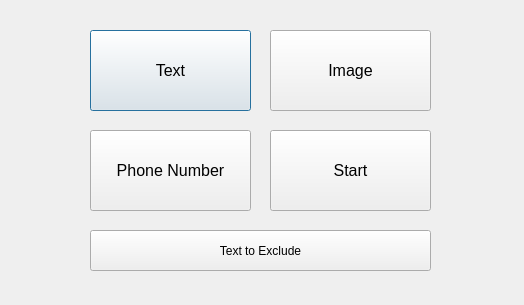
<?xml version="1.0" encoding="UTF-8"?>
<ui version="4.0">
 <class>Dialog</class>
 <widget class="QDialog" name="Dialog">
  <property name="geometry">
   <rect>
    <x>0</x>
    <y>0</y>
    <width>524</width>
    <height>305</height>
   </rect>
  </property>
  <property name="windowTitle">
   <string>Whatsapp Spam Automation</string>
  </property>
  <widget class="QPushButton" name="pushButton">
   <property name="geometry">
    <rect>
     <x>90</x>
     <y>30</y>
     <width>161</width>
     <height>81</height>
    </rect>
   </property>
   <property name="font">
    <font>
     <pointsize>12</pointsize>
    </font>
   </property>
   <property name="text">
    <string>Text</string>
   </property>
   <property name="autoDefault">
    <bool>true</bool>
   </property>
   <property name="flat">
    <bool>false</bool>
   </property>
  </widget>
  <widget class="QPushButton" name="pushButton_2">
   <property name="geometry">
    <rect>
     <x>270</x>
     <y>30</y>
     <width>161</width>
     <height>81</height>
    </rect>
   </property>
   <property name="font">
    <font>
     <pointsize>12</pointsize>
    </font>
   </property>
   <property name="text">
    <string>Image</string>
   </property>
   <property name="autoDefault">
    <bool>true</bool>
   </property>
   <property name="flat">
    <bool>false</bool>
   </property>
  </widget>
  <widget class="QPushButton" name="pushButton_3">
   <property name="geometry">
    <rect>
     <x>270</x>
     <y>130</y>
     <width>161</width>
     <height>81</height>
    </rect>
   </property>
   <property name="font">
    <font>
     <pointsize>12</pointsize>
    </font>
   </property>
   <property name="text">
    <string>Start</string>
   </property>
   <property name="autoDefault">
    <bool>true</bool>
   </property>
   <property name="flat">
    <bool>false</bool>
   </property>
  </widget>
  <widget class="QPushButton" name="pushButton_4">
   <property name="geometry">
    <rect>
     <x>90</x>
     <y>130</y>
     <width>161</width>
     <height>81</height>
    </rect>
   </property>
   <property name="font">
    <font>
     <pointsize>12</pointsize>
    </font>
   </property>
   <property name="text">
    <string>Phone Number</string>
   </property>
   <property name="autoDefault">
    <bool>true</bool>
   </property>
   <property name="flat">
    <bool>false</bool>
   </property>
  </widget>
  <widget class="QPushButton" name="pushButton_5">
   <property name="geometry">
    <rect>
     <x>90</x>
     <y>230</y>
     <width>341</width>
     <height>41</height>
    </rect>
   </property>
   <property name="text">
    <string>Text to Exclude</string>
   </property>
  </widget>
 </widget>
 <resources/>
 <connections/>
</ui>
